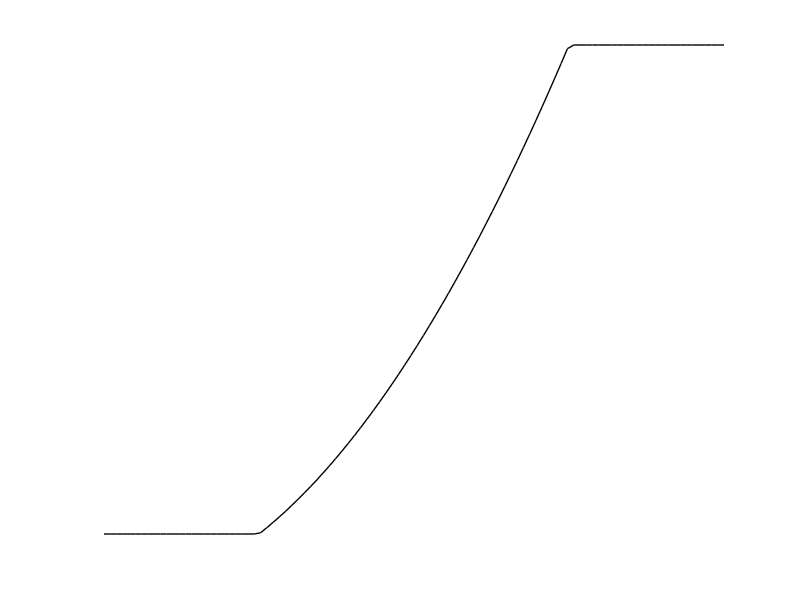

Here is the MATLAB script that generated this plot:
clc;
clear;
vin=5;
vout=20;
vr=15;
N = 100;
Pr=10;
x = linspace(0,20,N);
y=zeros(1,N);
for i=1:N
    if x(i)<vin|x(i)>vout
        y(i)=0;
    elseif x(i)>=vr&&x(i)<=vout
        y(i)=Pr;
    else
        y(i)=(vin^2-x(i)^2)/(vin^2-vr^2)*Pr;
    end
end

set(gca,'XColor','w');
set(gca,'YColor','w');
set(gca,'xtick',[],'ytick',[]);
plot(x,y,'k','LineWidth',1);
axis off;
% plot(x,y,'k','LineWidth',1)